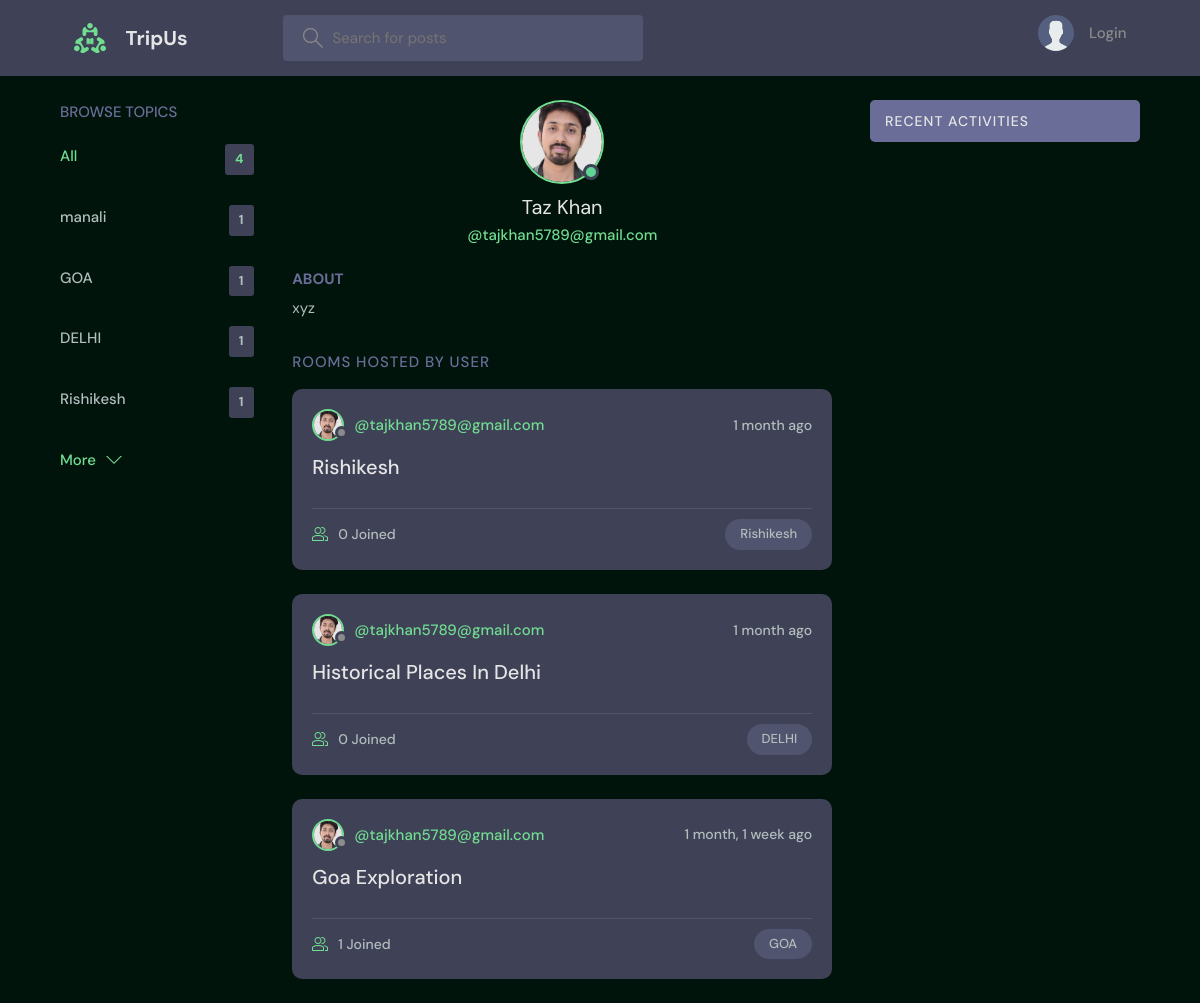
The app's page /profile/7/, older data.
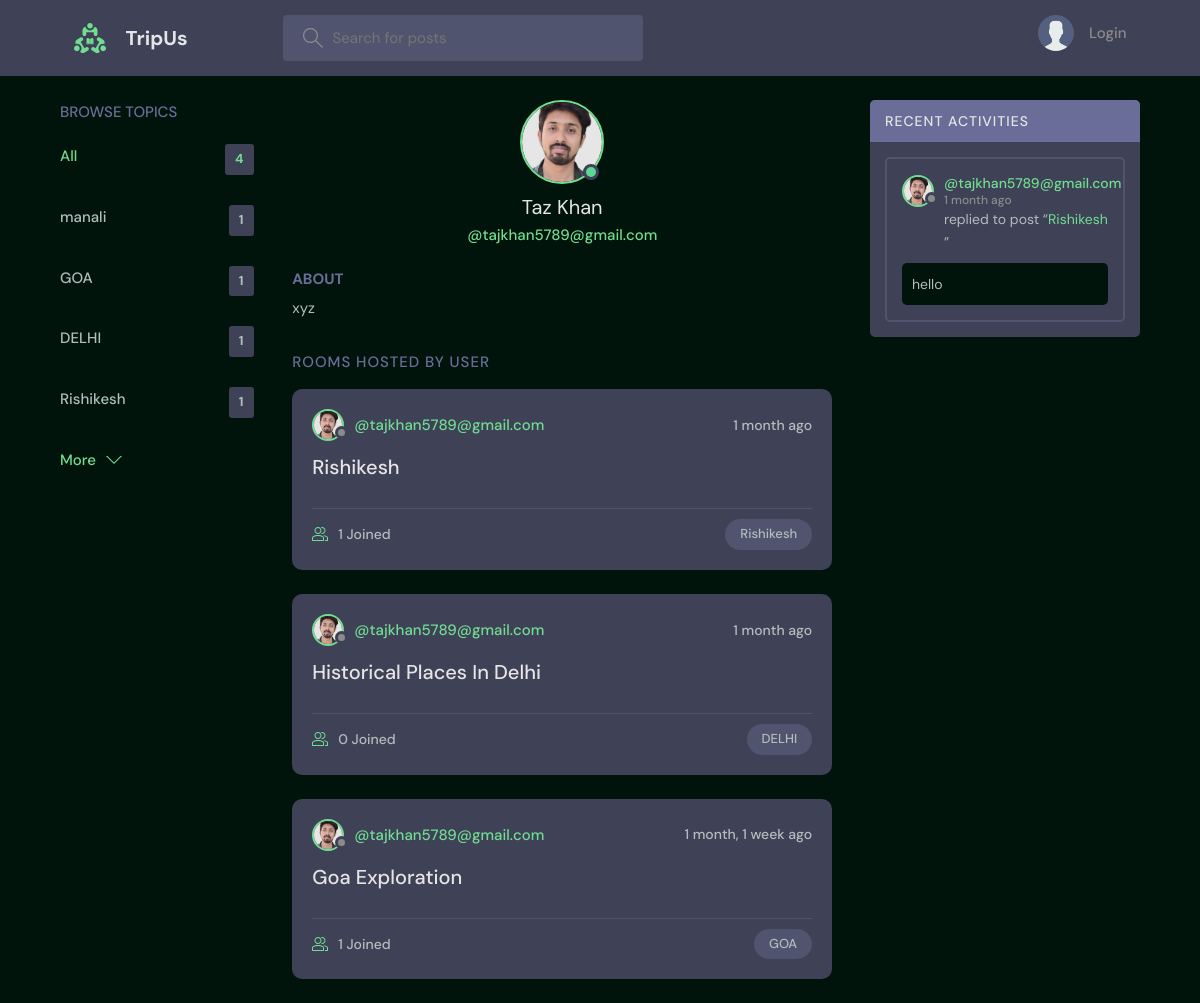
The same page, newer data.
### base/models.py (models this page shows, shortened)
class Topic(models.Model):
    name = models.CharField(max_length=200)

class Room(models.Model):
    host = models.ForeignKey(User, on_delete=models.SET_NULL, null=True)
    topic = models.ForeignKey(Topic, on_delete=models.SET_NULL, null=True)
    name = models.CharField(max_length=200)
    description = models.TextField(null=True, blank=True)
    participants = models.ManyToManyField(
        User, related_name='participants', blank=True)
    updated = models.DateTimeField(auto_now=True)
    created = models.DateTimeField(auto_now_add=True)
    class Meta:
        ordering = ['-updated', '-created']
    def __str__(self):
        return self.name

class User(AbstractUser):
    name = models.CharField(max_length=200, null=True)
    email = models.EmailField(unique=True, null=True)
    bio = models.TextField(null=True)
    avatar = models.ImageField(null=True, default="avatar.svg")
    USERNAME_FIELD = 'username'
    REQUIRED_FIELDS = []

class Message(models.Model):
    user = models.ForeignKey(User, on_delete=models.CASCADE)
    room = models.ForeignKey(Room, on_delete=models.CASCADE)
    body = models.TextField()
    updated = models.DateTimeField(auto_now=True)
    created = models.DateTimeField(auto_now_add=True)
    class Meta:
        ordering = ['-updated', '-created']

### base/views.py (the view)
# urls.py: path('profile/<str:pk>/', views.userProfile, name="user-profile"),
def userProfile(request, pk):
    user = User.objects.get(id=pk)
    rooms = user.room_set.all()
    room_messages = user.message_set.all()
    topics = Topic.objects.all()
    context = {'user': user, 'rooms': rooms,
               'room_messages': room_messages, 'topics': topics}
    return render(request, 'base/profile.html', context)

### base/templates/base/profile.html (shortened to what this page needs)
{% extends 'main.html' %}
{% block content %}
<main class="profile-page layout layout--3">
  <div class="container">
    {% include 'base/topics_component.html' %}
    <div class="roomList">
      <div class="profile">
        <div class="profile__avatar">
          <div class="avatar avatar--large active">
            <img src="{{user.avatar.url}}" />
          </div>
        </div>
        <div class="profile__info">
          <h3>{{user.name}}</h3>
          <p>@{{user.username}}</p>
        </div>
        <div class="profile__about">
          <h3>About</h3>
          <p>
            {{user.bio}}
          </p>
        </div>
      </div>
      <div class="roomList__header">
        <div>
          <h2>Rooms Hosted by User</a>
          </h2>
        </div>
      </div>
      {% include 'base/feed_component.html' %}
    </div>
    {% include 'base/activity_component.html' %}
  </div>
</main>
{% endblock content %}

### base/templates/base/topics_component.html
<div class="topics">
    <div class="topics__header">
        <h2>Browse Topics</h2>
    </div>
    <ul class="topics__list">
        <li>
            <a href="{% url 'home' %}" class="active">All <span>{{topics.count}}</span></a>
        </li>
        {% for topic in topics %}
        <li>
            <a href="{% url 'home' %}?q={{topic.name}}">{{topic.name}}<span>{{topic.room_set.all.count}}</span></a>
        </li>
        {% endfor %}
    </ul>
    <a class="btn btn--link" href="{% url 'topics' %}">
        More
        <svg version="1.1" xmlns="http://www.w3.org/2000/svg" width="32" height="32" viewBox="0 0 32 32">
            <title>chevron-down</title>
            <path d="M16 21l-13-13h-3l16 16 16-16h-3l-13 13z"></path>
        </svg>
    </a>
</div>

### base/templates/base/feed_component.html (shortened to what this page needs)
{% for room in rooms %}
<div class="roomListRoom">
    <div class="roomListRoom__header">
        <a href="{% url 'user-profile' room.host.id %}" class="roomListRoom__author">
            <div class="avatar avatar--small">
                <img src="{{room.host.avatar.url}}" />
            </div>
            <span>@{{room.host.username}}</span>
        </a>
        <div class="roomListRoom__actions">
            <span>{{room.created|timesince}} ago</span>
        </div>
    </div>
    <div class="roomListRoom__content">
        <a href="{% url 'room' room.id %}">{{room.name}}</a>
    </div>
    <div class="roomListRoom__meta">
        <a href="{% url 'room' room.id %}" class="roomListRoom__joined">
            {{room.participants.all.count}} Joined
        </a>
        <p class="roomListRoom__topic">{{room.topic.name}}</p>
    </div>
</div>
{% endfor %}

### base/templates/base/activity_component.html (shortened to what this page needs)
<div class="activities">
    <div class="activities__header">
        <h2>Recent Activities</h2>
    </div>
    {% for message in room_messages %}
    <div class="activities__box">
        <div class="activities__boxHeader roomListRoom__header">
            <a href="{% url 'user-profile' message.user.id %}" class="roomListRoom__author">
                <div class="avatar avatar--small">
                    <img src="{{message.user.avatar.url}}" />
                </div>
                <p>
                    @{{message.user.username}}
                    <span>{{message.created|timesince}} ago</span>
                </p>
            </a>
        </div>
        <div class="activities__boxContent">
            <p>replied to post “<a href="{% url 'room' message.room.id %}">{{message.room}}</a>”</p>
            <div class="activities__boxRoomContent">{{message.body}}</div>
        </div>
    </div>
    {% endfor %}
</div>

Row changes from the older to the newer data that the page shows:
computed for Room "Rishikesh": participants.all.count "0" → "1"
added Message: user.avatar (picture), user.username "tajkhan5789@gmail.com", created "1 month", room "Rishikesh", body "hello"
